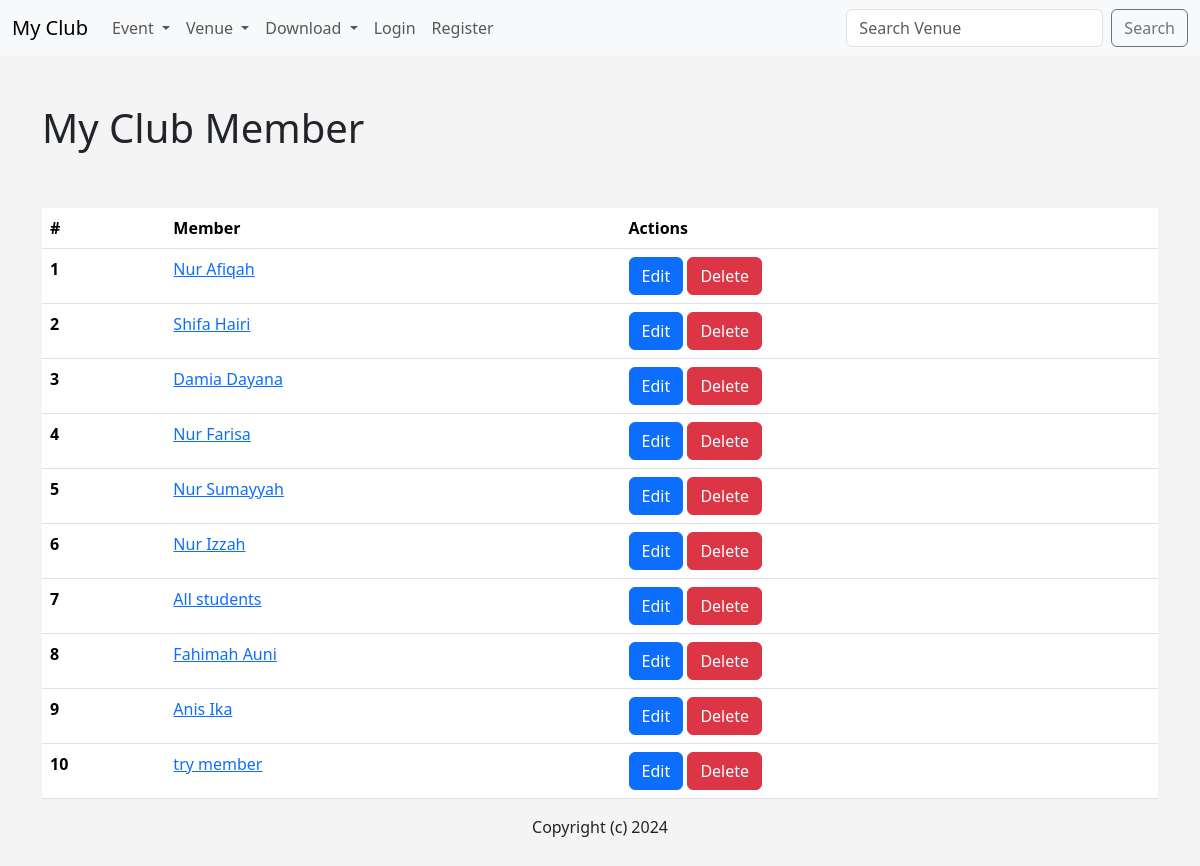
/list_members, run on the app's committed database.
### events/models.py (models this page shows)
class MyClubUser(models.Model):
    first_name = models.CharField(max_length=30)
    last_name = models.CharField(max_length=30)
    email =  models.EmailField('User Email')
    def __str__(self):
        return self.first_name +  ' ' + self.last_name

### events/views.py (the view)
# urls.py: path('list_members', views.list_members, name="list_members"),
def list_members(request):
    members_list = MyClubUser.objects.all()
    return render(request, 'events/list_members.html', {
        "members_list" : members_list,
    })

### events/templates/events/list_members.html
{% extends 'events/base.html' %}
{% block content %}
<h1>My Club Member</h1>
    <br><br>
    <table class="table table-hover">
        <thead>
          <tr>
            <th scope="col">#</th>
            <th scope="col">Member</th>
            <th scope="col">Actions</th>
          </tr>
        </thead>
        <tbody>
        {% for member in members_list %}
          <tr>
            <th scope="row">{{ member.id }}</th>
            <td><a href="#">{{ member }}</a></td>
            <td>
                <a href="#" class="btn btn-primary"> Edit </a>
                <a href="#" class="btn btn-danger"> Delete </a>
            </td>
          </tr>
        {% endfor%}
        </tbody>
      </table>
{% endblock%}

### events/templates/events/base.html (style rules this page uses)
body { background: #f4f4f4; }

### data on the page
MyClubUser: id "1", first_name+last_name "Nur Afiqah"
MyClubUser: id "2", first_name+last_name "Shifa Hairi"
MyClubUser: id "3", first_name+last_name "Damia Dayana"
MyClubUser: id "4", first_name+last_name "Nur Farisa"
MyClubUser: id "5", first_name+last_name "Nur Sumayyah"
MyClubUser: id "6", first_name+last_name "Nur Izzah"
MyClubUser: id "7", first_name+last_name "All students"
MyClubUser: id "8", first_name+last_name "Fahimah Auni"
MyClubUser: id "9", first_name+last_name "Anis Ika"
MyClubUser: id "10", first_name+last_name "try member"
